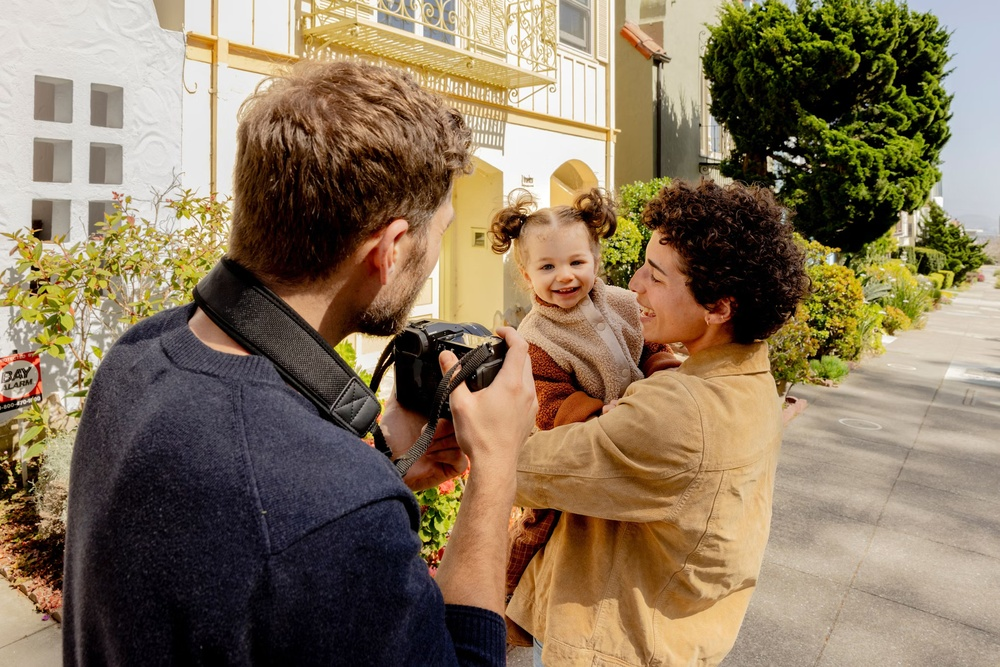
#> input picture bascis of image/example.jpg, 1000 x 667 px, shrunk from 2070 x 1381 before the run
$ python activity.py
#> lines starting #> are read from the running program, lines starting #| are printed output that depends on the picture
import cv2
import numpy as np
import matplotlib.pyplot as plt
image=cv2.imread('example.jpg')
#> image is the input picture: shape (667, 1000, 3); mean B, G, R 92.9, 117.6, 135.7
image_rgb=cv2.cvtColor(image,cv2.COLOR_BGR2RGB)

(h,w)=image.shape[:2]
#> h = 667; w = 1000
center=(w//2,h//2)
#> center = (500, 333)
M=cv2.getRotationMatrix2D(center,45,1.0)
rotated=cv2.warpAffine(image,M,(w,h))
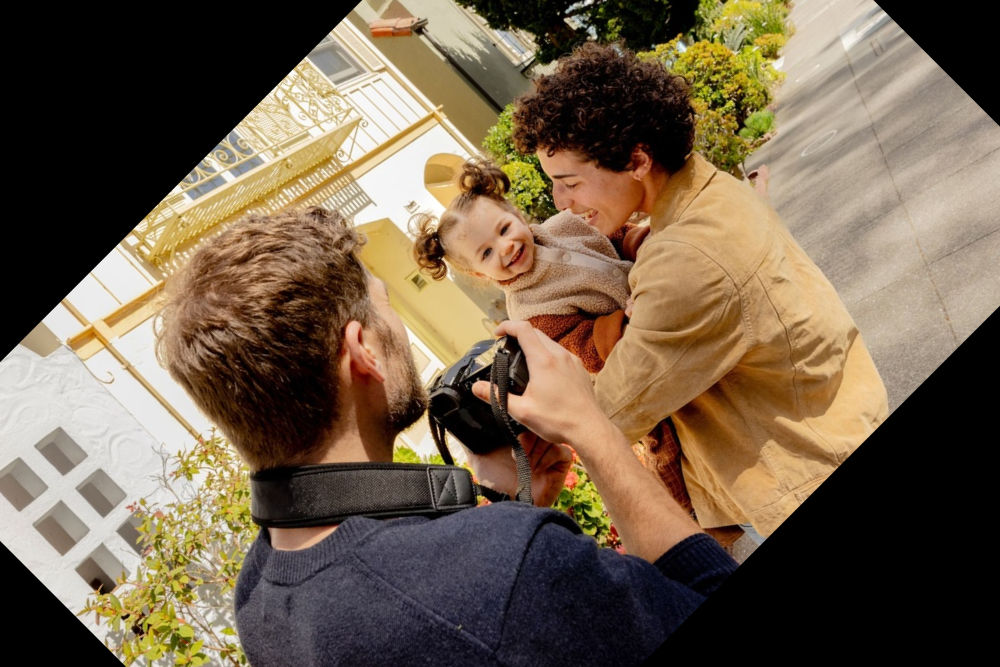
#> rotated: shape (667, 1000, 3); mean B, G, R 76.1, 96.7, 114
rotated_rgb=cv2.cvtColor(rotated,cv2.COLOR_BGR2RGB)
plt.imshow(rotated_rgb)
plt.title("ROTATED IMAGE")
#plt.show()


brigthness_matrix=np.ones(image.shape,dtype="uint8")*50
brigther=cv2.add(image,brigthness_matrix)
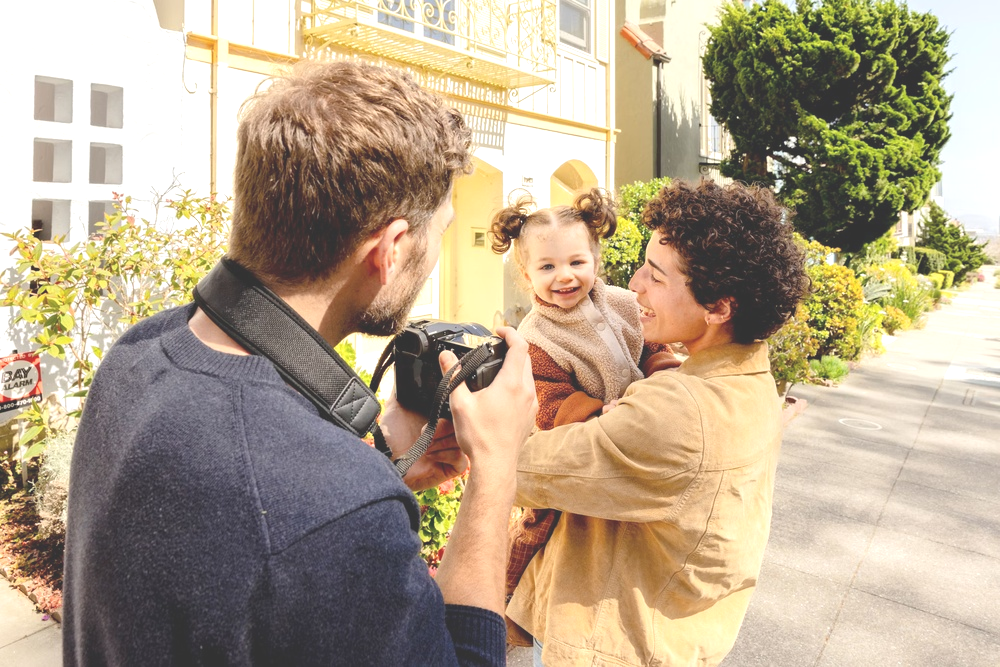
#> brigther: shape (667, 1000, 3); mean B, G, R 141, 165.1, 181.2
brighter_rgb=cv2.cvtColor(brigther,cv2.COLOR_BGR2RGB)
plt.imshow(brighter_rgb)
plt.title("BRIGHTER IMAGE")
plt.show()
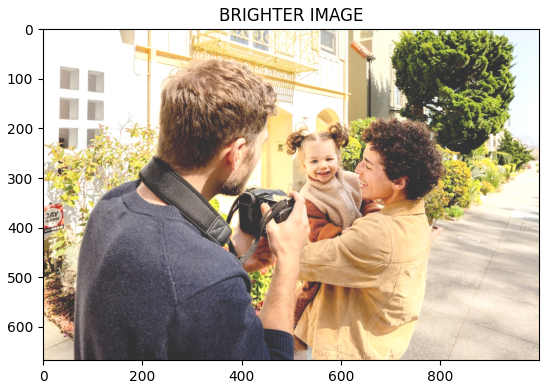
#> figure drawn by matplotlib, 1 panel
